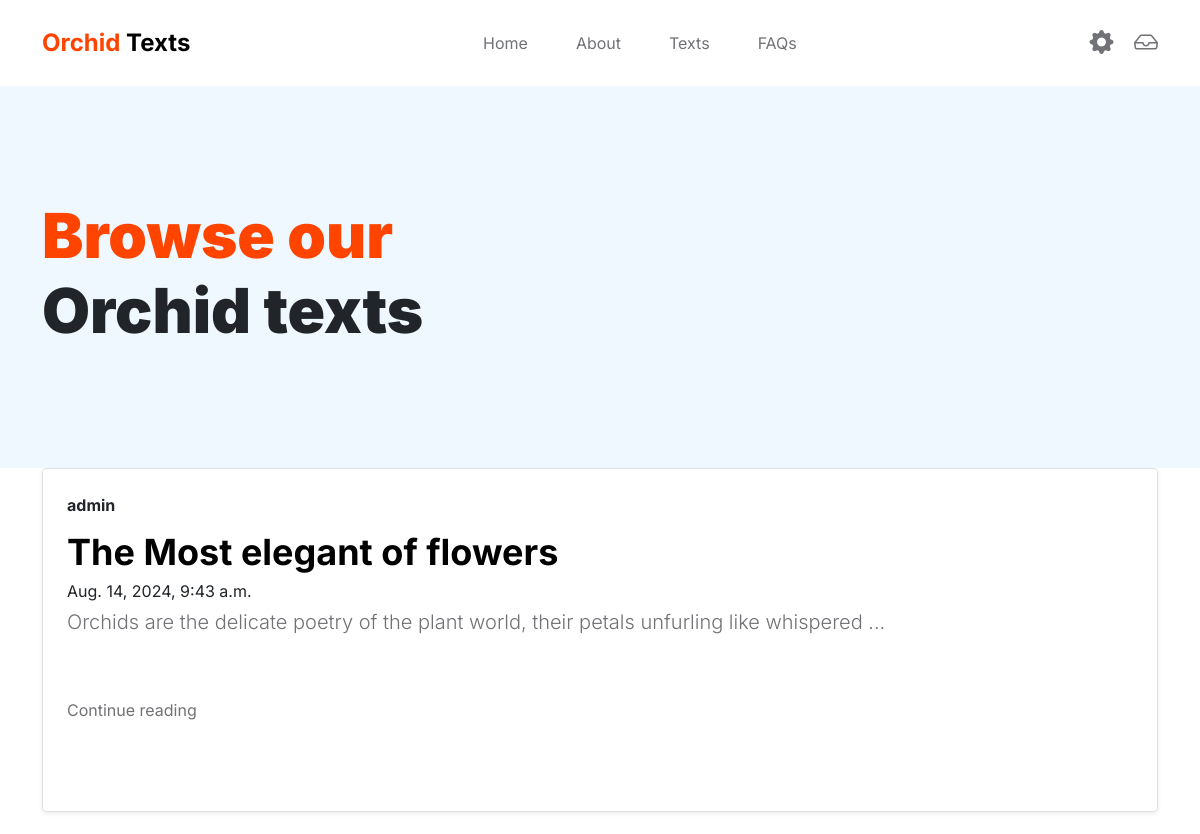
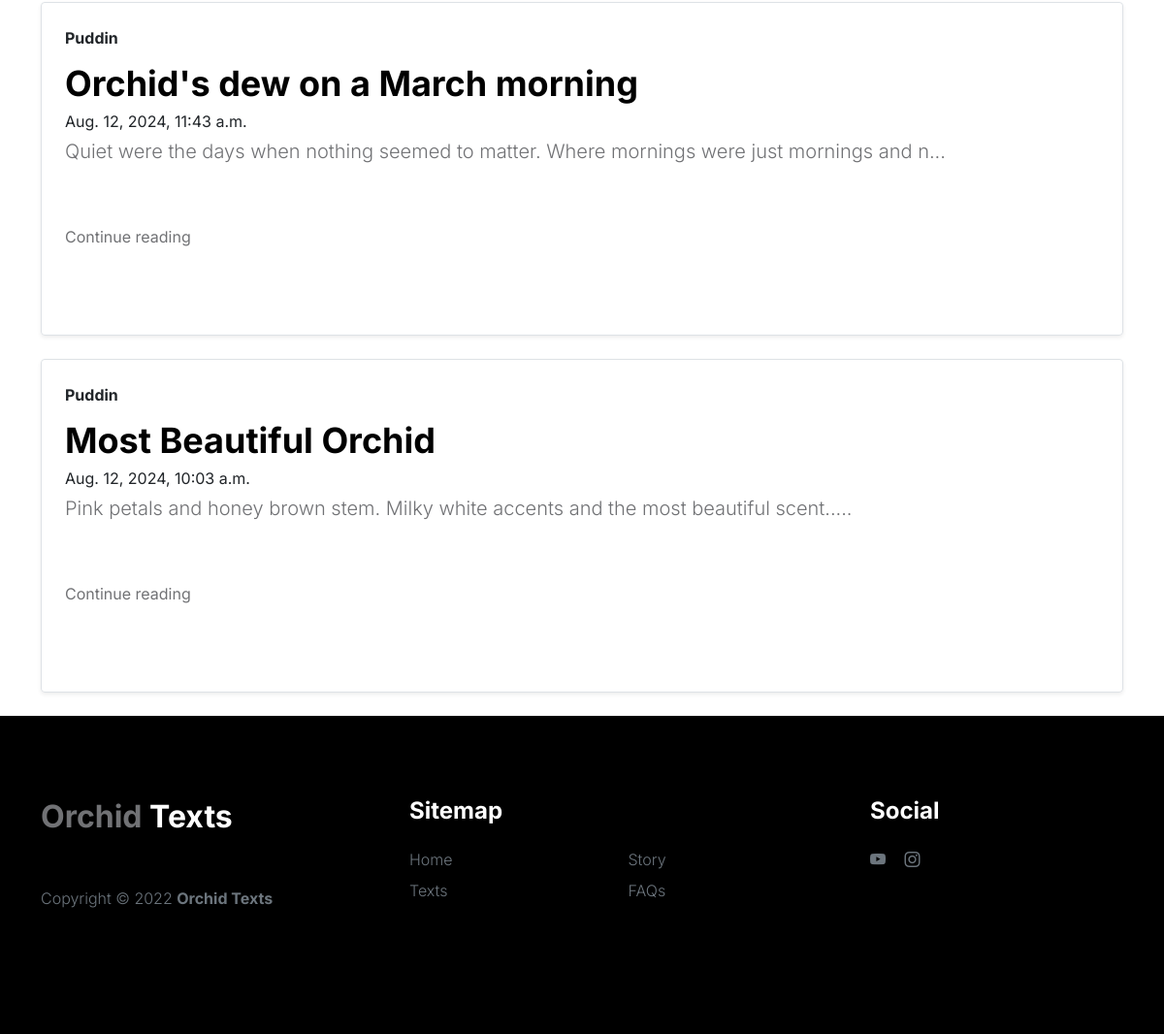
Screenshot of /texts/ (signed in) with the database file from the repository (2 pictures, top to bottom).
### blog/models.py (models this page shows, shortened)
class Post(models.Model):
    title = models.CharField(max_length=200)
    content = models.TextField()
    date_posted = models.DateTimeField(default = timezone.now)
    author = models.ForeignKey(User, on_delete=models.CASCADE)
    def snippet(self):
        return self.content[:90] + '...'

### blog/views.py (the view)
# urls.py: path('texts/',PostListView.as_view(), name="Orchid-Texts"),
class PostListView(LoginRequiredMixin, ListView):
    model = Post
    template_name = 'blog/texts.html'
    context_object_name = 'posts'
    ordering = ["-date_posted"]

### blog/templates/blog/texts.html (shortened to what this page needs)
{% extends 'blog/base.html' %}
{% block content %}
<header class="site-header section-padding d-flex justify-content-center align-items-center">
  <div class="container">
      <div class="row">
          <div class="col-lg-10 col-12">
              <h1>
                  <span class="d-block text-primary">Browse our</span>
                  <span class="d-block text-dark">Orchid texts</span>
              </h1>
          </div>
      </div>
  </div>
</header>
<div class = "container">
    {% for post in posts %}
  <div class="col-12">
    <div class="row g-0 border rounded overflow-hidden flex-md-row mb-4 shadow-sm h-md-250 position-relative">
      <div class="col p-4 d-flex flex-column position-static">
        <strong class="d-inline-block mb-2 text-primary-emphasis">{{ post.author }} </strong>
        <h3 class="mb-0">{{ post.title }}</h3>
        <div class="mb-1 text-body-secondary">{{ post.date_posted }}</div>
        <p class="card-text mb-auto"> {{ post.snippet }} </p>
        <a href="{% url 'blog-detail' post.id %}" class="icon-link gap-1 icon-link-hover stretched-link">
          Continue reading
          <svg class="bi"><use xlink:href="#chevron-right"></use></svg>
        </a>
      </div>
    </div>
  </div>
    {% endfor  %}
</div>
{% endblock content %}

### blog/templates/blog/base.html (shortened to what this page needs)
{% load static %}
<!doctype html>
<html lang="en">
    <head>
        <link href="{% static 'blog/css/bootstrap.min.css' %}" rel="stylesheet">
        <link href="{% static 'blog/css/bootstrap-icons.css' %}" rel="stylesheet">
        <link rel="stylesheet" href="{% static 'blog/css/slick.css' %}"/>
        <link href="{% static 'blog/css/main.css' %}" rel="stylesheet">
    </head>
    <body>
        <main>
            <nav class="navbar navbar-expand-lg">
                <div class="container">
                    <a class="navbar-brand" href="{% url 'Orchid-Home' %}">
                        <strong><span>Orchid</span> Texts</strong>
                    </a>
                    <div class="collapse navbar-collapse" id="navbarNav">
                        <ul class="navbar-nav mx-auto">
                            <li class="nav-item">
                                <a class="nav-link" href="{% url 'Orchid-Home' %}">Home</a>
                            </li>
                            <li class="nav-item">
                                <a class="nav-link" href="{% url 'Orchid-About' %}">About</a>
                            </li>
                            <li class="nav-item">
                                <a class="nav-link" href="{% url 'Orchid-Texts' %}">Texts</a>
                            </li>
                            <li class="nav-item">
                                <a class="nav-link" href="{% url 'Orchid-FAQ' %}">FAQs</a>
                            </li>
                        </ul>
                        <div class="d-none d-lg-block">
                          {% if user.is_authenticated %}
                          <a href="{% url 'profile' %}" class="bi-gear-fill custom-icon me-3"></a>
                          <a href="{% url 'blog-new' %}" class="bi-inbox custom-icon"></a>
                          {% else %}
                          <a href="{% url 'login' %}" class="bi-person custom-icon me-3"></a>
                          <a href="{% url 'register' %}" class="bi-pencil-square custom-icon"></a>
                          {% endif %}
                        </div>
                    </div>
                </div>
            </nav>
           {% block content %}
           {% endblock %}
        </main>
        <footer class="site-footer">
            <div class="container">
                <div class="row">
                    <div class="col-lg-3 col-10 me-auto mb-4">
                        <h4 class="text-white mb-3"><a href="{% url 'Orchid-Home' %}">Orchid</a> Texts</h4>
                        <p class="copyright-text text-muted mt-lg-5 mb-4 mb-lg-0">Copyright © 2022 <strong>Orchid Texts</strong></p>
                        <br>
                    </div>
                    <div class="col-lg-5 col-8">
                        <h5 class="text-white mb-3">Sitemap</h5>
                        <ul class="footer-menu d-flex flex-wrap">
                            <li class="footer-menu-item"><a href="{% url 'Orchid-Home' %}" class="footer-menu-link">Home</a></li>
                            <li class="footer-menu-item"><a href="{% url 'Orchid-About' %}" class="footer-menu-link">Story</a></li>
                            <li class="footer-menu-item"><a href="{% url 'Orchid-Texts' %}" class="footer-menu-link">Texts</a></li>
                            <li class="footer-menu-item"><a href="{% url 'Orchid-FAQ' %}" class="footer-menu-link">FAQs</a></li>
                        </ul>
                    </div>
                    <div class="col-lg-3 col-4">
                        <h5 class="text-white mb-3">Social</h5>
                        <ul class="social-icon">
                            <li><a href="https://www.youtube.com/watch?v=aezstCBHOPQ" class="social-icon-link bi-youtube"></a></li>
                            <li><a href="https://www.instagram.com/_med.rhz2/" class="social-icon-link bi-instagram"></a></li>
                        </ul>
                    </div>
                </div>
            </div>
        </footer>
    </body>
</html>

### blog/static/blog/css/main.css (style rules this page uses)
:root { --white-color: #FFFFFF; --primary-color: #FF4400; --section-bg-color: #f0f8ff; --dark-color: #000000; --grey-color: #d0d1d1; --p-color: #717275; --body-font-family: 'Inter', sans-serif; --h5-font-size: 24px; --p-font-size: 20px; --copyright-text-font-size: 16px; --product-link-font-size: 14px; --custom-link-font-size: 12px; --font-weight-thin: 100; --font-weight-light: 300; --font-weight-normal: 400; --font-weight-bold: 700; --font-weight-black: 900; }
body, html { height: 100%; }
html { scroll-behavior: smooth; }
body { background: var(--white-color); font-family: var(--body-font-family); position: relative; }
h2, h3, h4, h5, h6 { color: var(--dark-color); line-height: inherit; }
h1, h2, h3, h4, h5, h6 { font-weight: var(--font-weight-bold); }
h1, h2 { font-weight: var(--font-weight-black); }
h1 { font-size: 64px; line-height: normal; }
h3 { font-size: 36px; }
h4 { font-size: 32px; }
h5 { font-size: 24px; }
p { color: var(--p-color); font-size: var(--p-font-size); font-weight: var(--font-weight-light); }
a, button { touch-action: manipulation; transition: all 0.3s; }
a { color: var(--p-color); text-decoration: none; }
.text-primary { color: var(--primary-color) !important; }
b, strong { font-weight: var(--font-weight-bold); }
.custom-icon { color: var(--p-color); font-size: 24px; }
.custom-icon { display: inline-block; vertical-align: middle; }
.navbar { background: var(--white-color); position: fixed; top: 0; right: 0; left: 0; padding: 25px 0; z-index: 2; will-change: transform; transition: transform 300ms linear; }
.navbar span, h2 span, h4 span { color: var(--primary-color); }
.navbar-brand { color: var(--dark-color); font-size: 24px; font-weight: var(--font-weight-light); margin: 0; padding: 0; }
.navbar-expand-lg .navbar-nav .nav-link { display: inline-block; padding: 0; margin-right: 1.5rem; margin-left: 1.5rem; }
.nav-link { color: var(--p-color); font-size: 16px; position: relative; }
.navbar .nav-link::after { position: absolute; top: 100%; left: 0; width: 100%; height: 2px; background: var(--grey-color); content: ''; opacity: 0; -webkit-transition: opacity 0.3s, -webkit-transform 0.3s; -moz-transition: opacity 0.3s, -moz-transform 0.3s; transition: opacity 0.3s, transform 0.3s; -webkit-transform: translateY(10px); -moz-transform: translateY(10px); transform: translateY(10px); }
.site-header { background-color: var(--section-bg-color); position: relative; overflow: hidden; margin-top: 86px; }
.site-header.section-padding { padding-top: 7rem; padding-bottom: 7rem; }
.section-padding { padding-top: 7rem; padding-bottom: 7rem; }
.site-footer { background: var(--dark-color); padding-top: 5rem; padding-bottom: 5rem; }
.footer-menu { margin: 0; padding: 0; }
.footer-menu-item { display: block; width: 50%; }
.footer-menu-link { color: #6c757d; font-weight: var(--font-weight-light); display: inline-block; vertical-align: top; margin-top: 4px; margin-bottom: 4px; }
.site-footer .social-icon-link { margin-top: 4px; }
.copyright-text { font-size: var(--copyright-text-font-size); }
.social-icon { margin: 0; padding: 0; }
.social-icon li { list-style: none; display: inline-block; vertical-align: top; }
.social-icon-link { color: #6c757d; font-size: 1rem; display: inline-block; vertical-align: top; margin-bottom: 4px; margin-right: 15px; }
@media screen and (max-width: 1200px) { h1 { font-size: 62px; } }

### rows the page displays
Post: author "admin", title "The Most elegant of flowers", date_posted "Aug. 14, 2024, 9:43 a.m.", snippet "Orchids are the delicate poetry of the plant world, their petals unfurling like whispered ..."
Post: author "Puddin", title "Orchid's dew on a March morning", date_posted "Aug. 12, 2024, 11:43 a.m.", snippet "Quiet were the days when nothing seemed to matter. Where mornings were just mornings and n..."
Post: author "Puddin", title "Most Beautiful Orchid", date_posted "Aug. 12, 2024, 10:03 a.m.", snippet "Pink petals and honey brown stem. Milky white accents and the most beautiful scent....."
